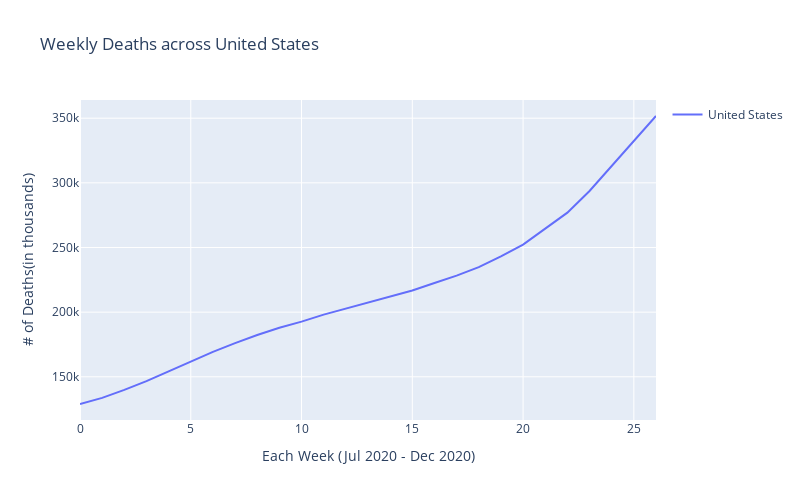

The code cell stored with this chart in its notebook:
### Markdown cell above
## Plot the number of Deaths across the United States

### Code cell
fig = go.Figure()

fig.add_trace(go.Scatter(x=weekly_deaths_us_data.index, y=weekly_deaths_us_data,
                         mode='lines', name='United States'))

fig.update_layout(
    title='Weekly Deaths across United States',
    xaxis=dict(title='Each Week (Jul 2020 - Dec 2020)'),
    yaxis=dict(title='# of Deaths(in thousands)'),
    showlegend=True,
    width=800,
    height=500
)

fig.show()

### Figure 1 — Plotly figure (JSON) as saved in the notebook; plotly's stock layout.template omitted (floating-point values rounded to 4 significant figures)
{"data": [{"mode": "lines", "name": "United States", "type": "scatter", "x": [0, 1, 2, 3, 4, 5, 6, 7, 8, 9, 10, 11, 12, 13, 14, 15, 16, 17, 18, 19, 20, 21, 22, 23, 24, 25, 26], "y": [128962, 133698, 139860, 146682, 154207, 161831, 169328, 175991, 182304, 187981, 192665, 198080, 202860, 207510, 212096, 216771, 222501, 228225, 234795, 243111, 252183, 264581, 276961, 293686, 312833, 332017, 351694]}], "layout": {"height": 500, "showlegend": true, "title": {"text": "Weekly Deaths across United States"}, "width": 800, "xaxis": {"title": {"text": "Each Week (Jul 2020 - Dec 2020)"}}, "yaxis": {"title": {"text": "# of Deaths(in thousands)"}}}}
